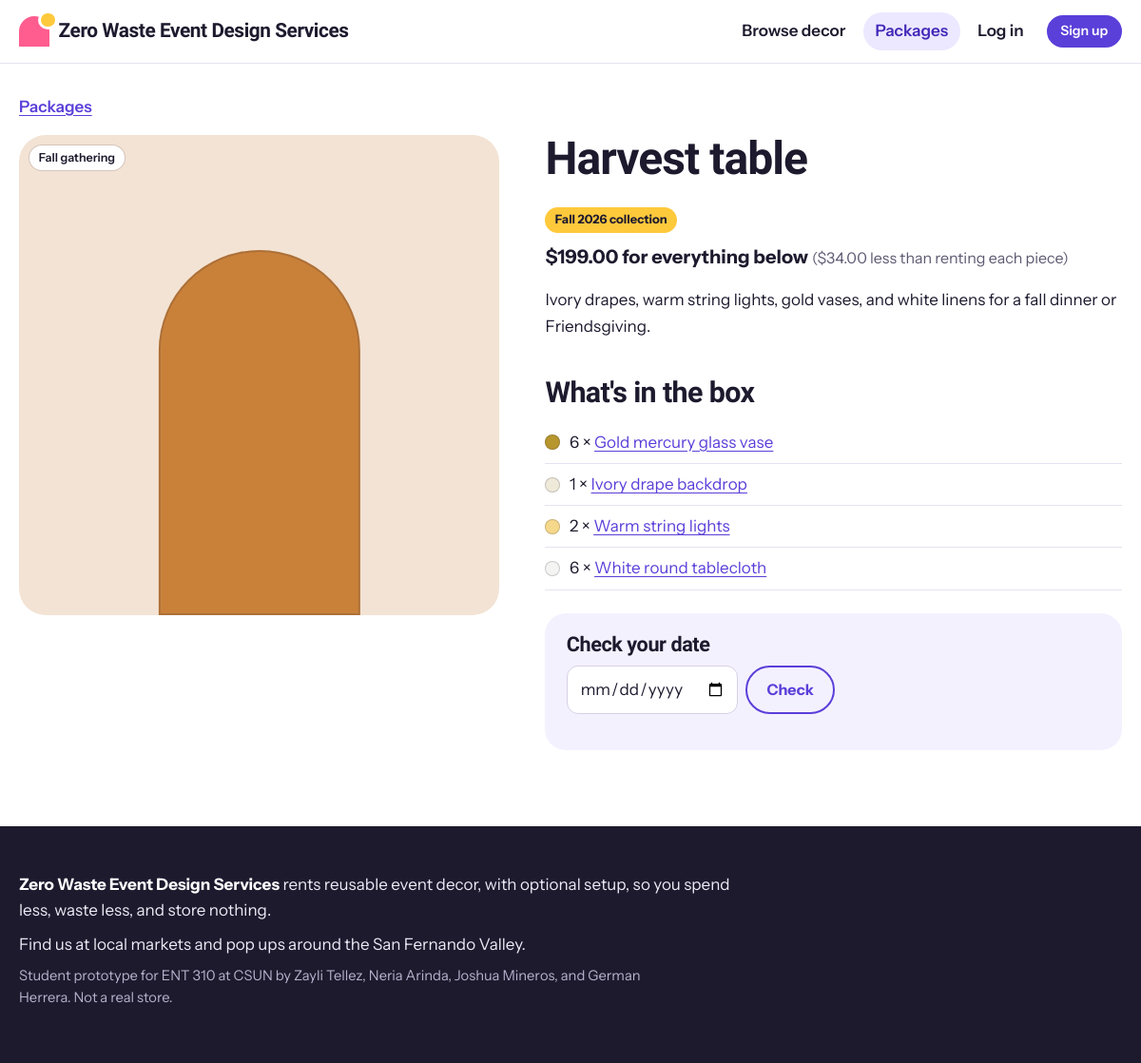
Screenshot of /package.php?id=5 with the database file from the repository.
### tables this page shows
CREATE TABLE packages (
  id          INT AUTO_INCREMENT PRIMARY KEY,
  name        VARCHAR(120) NOT NULL,
  event_type  VARCHAR(60)  NOT NULL,
  description TEXT NOT NULL,
  price       DECIMAL(8,2) NOT NULL,
  setup_fee   DECIMAL(8,2) NOT NULL DEFAULT 75.00,  
  season      VARCHAR(40) NULL,                     
  color_hex   CHAR(7) NOT NULL DEFAULT '#CCCCCC',
  is_active   TINYINT(1) NOT NULL DEFAULT 1
);

CREATE TABLE package_items (
  package_id INT NOT NULL,
  item_id    INT NOT NULL,
  quantity   INT NOT NULL DEFAULT 1,
  PRIMARY KEY (package_id, item_id),
  FOREIGN KEY (package_id) REFERENCES packages(id) ON DELETE CASCADE,
  FOREIGN KEY (item_id)    REFERENCES items(id)
);

CREATE TABLE items (
  id          INT AUTO_INCREMENT PRIMARY KEY,
  category_id INT NOT NULL,
  name        VARCHAR(120) NOT NULL,
  description TEXT NOT NULL,
  color_name  VARCHAR(40)  NOT NULL DEFAULT 'Assorted',
  color_hex   CHAR(7)      NOT NULL DEFAULT '#CCCCCC',
  price       DECIMAL(8,2) NOT NULL,           
  quantity    INT NOT NULL DEFAULT 1,          
  image_url   VARCHAR(500) NULL,
  is_active   TINYINT(1) NOT NULL DEFAULT 1,
  created_at  TIMESTAMP NOT NULL DEFAULT CURRENT_TIMESTAMP,
  FOREIGN KEY (category_id) REFERENCES categories(id)
);

### includes/bootstrap.php (called while the page is built, shortened)
<?php
function db(): PDO
{
    static $pdo = null;
    if ($pdo === null) {
        $dsn = 'mysql:host=' . DB_HOST . ';port=' . DB_PORT . ';dbname=' . DB_NAME . ';charset=utf8mb4';
        $pdo = new PDO($dsn, DB_USER, DB_PASS, [
            PDO::ATTR_ERRMODE            => PDO::ERRMODE_EXCEPTION,
            PDO::ATTR_DEFAULT_FETCH_MODE => PDO::FETCH_ASSOC,
            PDO::ATTR_EMULATE_PREPARES   => false,
        ]);
    }
    return $pdo;
}
function base_url(): string
{
    static $base = null;
    if ($base === null) {
        $script = $_SERVER['SCRIPT_NAME'] ?? '';
        $dir = str_replace('\\', '/', dirname($script));
        $base = rtrim($dir, '/');
    }
    return $base;
}
function url(string $path = ''): string
{
    return base_url() . '/' . ltrim($path, '/');
}
function e(?string $text): string
{
    return htmlspecialchars((string) $text, ENT_QUOTES, 'UTF-8');
}
function money($amount): string
{
    return '$' . number_format((float) $amount, 2);
}
    ob_start(); ?>

### public/package.php (the view, shortened to what this page needs)
<?php
require __DIR__ . '/../includes/bootstrap.php';
$id = (int) ($_GET['id'] ?? 0);
$stmt = db()->prepare('SELECT * FROM packages WHERE id = ? AND is_active = 1');
$stmt->execute([$id]);
$package = $stmt->fetch();
$stmt = db()->prepare('SELECT i.id, i.name, i.color_name, i.color_hex, i.price, i.quantity AS owned, pi.quantity
                       FROM package_items pi JOIN items i ON i.id = pi.item_id
                       WHERE pi.package_id = ? ORDER BY i.name');
$stmt->execute([$id]);
$pieces = $stmt->fetchAll();
$separateTotal = 0;
foreach ($pieces as $p) {
    $separateTotal += $p['price'] * $p['quantity'];
}
$date = $_GET['date'] ?? '';
$minDate = date('Y-m-d', strtotime('+2 days'));
require __DIR__ . '/../includes/header.php';
?>
<p class="crumbs"><a href="<?= e(url('packages.php')) ?>">Packages</a></p>
<div class="detail">
  <div class="detail-visual">
    <div class="swatch swatch-large" style="--swatch: <?= e($package['color_hex']) ?>"><span class="swatch-name"><?= e($package['event_type']) ?></span></div>
  </div>
  <div class="detail-info">
    <h1><?= e($package['name']) ?></h1>
    <?php if ($package['season']): ?><p class="season-tag"><?= e($package['season']) ?> collection</p><?php endif; ?>
    <p class="price-line"><?= money($package['price']) ?> for everything below
      <?php if ($separateTotal > $package['price']): ?>
        <span class="muted">(<?= money($separateTotal - $package['price']) ?> less than renting each piece)</span>
      <?php endif; ?>
    </p>
    <p><?= e($package['description']) ?></p>
    <h2>What's in the box</h2>
    <ul class="piece-list">
      <?php foreach ($pieces as $p): ?>
        <li>
          <span class="dot" style="--swatch: <?= e($p['color_hex']) ?>"></span>
          <span><?= (int) $p['quantity'] ?> &times; <a href="<?= e(url('item.php?id=' . $p['id'])) ?>"><?= e($p['name']) ?></a></span>
        </li>
      <?php endforeach; ?>
    </ul>
    <div class="book-box">
      <h2>Check your date</h2>
      <form method="get" class="row-form">
        <input id="date" type="date" name="date" value="<?= e($date) ?>" min="<?= e($minDate) ?>" required>
        <button type="submit" class="btn btn-ghost">Check</button>
      </form>
    </div>
  </div>
</div>
<?php require __DIR__ . '/../includes/footer.php'; ?>

### public/assets/style.css (style rules this page uses)
:root { --bg: #FFFFFF; --wash: #F4F1FF; --ink: #1D1A2E; --muted: #5E5A72; --line: #E6E2F0; --grape: #5B3FD9; --grape-dark: #4329B8; --grape-soft: #ECE8FF; --pink: #FF5D8F; --pink-soft: #FFE6EE; --sun: #FFC93C; --sun-soft: #FFF4D6; --leaf: #157A4E; --leaf-soft: #E1F5EA; --berry: #C7254E; --berry-soft: #FDE8EE; --display: "Bricolage Grotesque", "Segoe UI", system-ui, sans-serif; --body: "Instrument Sans", "Segoe UI", system-ui, sans-serif; --r-card: 22px; --r-input: 12px; --gap: clamp(1rem, 3vw, 1.5rem); --shadow: 0 1px 2px rgba(29, 26, 46, 0.06), 0 8px 24px rgba(29, 26, 46, 0.06); }
*, *::before, *::after { box-sizing: border-box; }
html { -webkit-text-size-adjust: 100%; }
body { margin: 0; background: var(--bg); color: var(--ink); font: 400 1.0625rem/1.6 var(--body); }
a { color: var(--grape); text-underline-offset: 0.18em; }
h1, h2, h3 { font-family: var(--display); font-weight: 800; line-height: 1.05; letter-spacing: -0.02em; margin: 0 0 0.5em; }
h1 { font-size: clamp(2.1rem, 4.5vw, 3rem); }
h2 { font-size: clamp(1.5rem, 3vw, 1.9rem); margin-top: 2.5rem; }
p { margin: 0 0 1rem; max-width: 68ch; }
.muted { color: var(--muted); }
.btn { display: inline-flex; align-items: center; justify-content: center; background: var(--grape); color: #fff; border: 2px solid var(--grape); border-radius: 999px; padding: 0.6rem 1.25rem; font: 700 1rem/1.2 var(--body); text-decoration: none; cursor: pointer; transition: transform 0.15s ease, background-color 0.15s ease; }
.btn-ghost { background: transparent; color: var(--grape); }
.swatch { position: relative; display: block; overflow: hidden; aspect-ratio: 4 / 3; width: 100%; background: color-mix(in srgb, var(--swatch, #ccc) 22%, #fff); border-radius: var(--r-card) var(--r-card) 0 0; object-fit: cover; }
.swatch::before { content: ""; position: absolute; left: 50%; bottom: 0; width: 42%; height: 76%; transform: translateX(-50%); background: var(--swatch, #ccc); border-radius: 999px 999px 0 0; box-shadow: inset 0 0 0 2px rgba(29, 26, 46, 0.16); transition: transform 0.25s ease; }
.swatch-name { position: absolute; left: 0.7rem; top: 0.7rem; z-index: 1; background: #fff; color: var(--ink); font-size: 0.78rem; font-weight: 600; padding: 0.2rem 0.6rem; border-radius: 999px; box-shadow: 0 0 0 1px rgba(29, 26, 46, 0.14); }
.swatch-large { border-radius: 28px; aspect-ratio: 1 / 1; }
.dot { display: inline-block; width: 1rem; height: 1rem; border-radius: 50%; background: var(--swatch, #ccc); box-shadow: inset 0 0 0 1px rgba(29, 26, 46, 0.2); vertical-align: middle; flex: none; }
input, select, textarea { font: inherit; color: var(--ink); padding: 0.6rem 0.8rem; border: 1.5px solid #D6D0E6; border-radius: var(--r-input); background: #fff; max-width: 100%; }
.row-form { display: flex; gap: 0.5rem; flex-wrap: wrap; margin-bottom: 1rem; }
.crumbs { margin-bottom: 1rem; font-weight: 600; }
.detail { display: grid; grid-template-columns: minmax(0, 5fr) minmax(0, 6fr); gap: clamp(1.5rem, 4vw, 3rem); align-items: start; }
.detail-visual { position: sticky; top: 5.5rem; }
.price-line { font-size: 1.25rem; font-weight: 700; }
.price-line .muted { font-weight: 400; font-size: 1rem; }
.book-box { margin-top: 1.5rem; padding: 1.4rem; background: var(--wash); border-radius: var(--r-card); }
.book-box h2 { margin-top: 0; font-size: 1.35rem; }
.piece-list { list-style: none; padding: 0; margin: 0 0 1rem; }
.piece-list li { display: flex; align-items: center; gap: 0.6rem; padding: 0.5rem 0; border-bottom: 1px solid var(--line); }
.season-tag { display: inline-block; background: var(--sun); color: var(--ink); font-weight: 700; font-size: 0.8rem; padding: 0.2rem 0.65rem; border-radius: 999px; }
p.season-tag { margin-bottom: 0.6rem; }

### rows the page displays
packages: event_type "Fall gathering", name "Harvest table", season "Fall 2026", price "$199.00", money($separateTotal-$package['price']) "$34.00", description "Ivory drapes, warm string lights, gold vases, and white linens for a fall dinner or Friendsgiving."
package_items: quantity "6", item.name "Gold mercury glass vase"
package_items: quantity "1", item.name "Ivory drape backdrop"
package_items: quantity "2", item.name "Warm string lights"
package_items: quantity "6", item.name "White round tablecloth"

### other values shown
SITE_NAME "Zero Waste Event Design Services"
$label "Browse decor Packages Log in"
